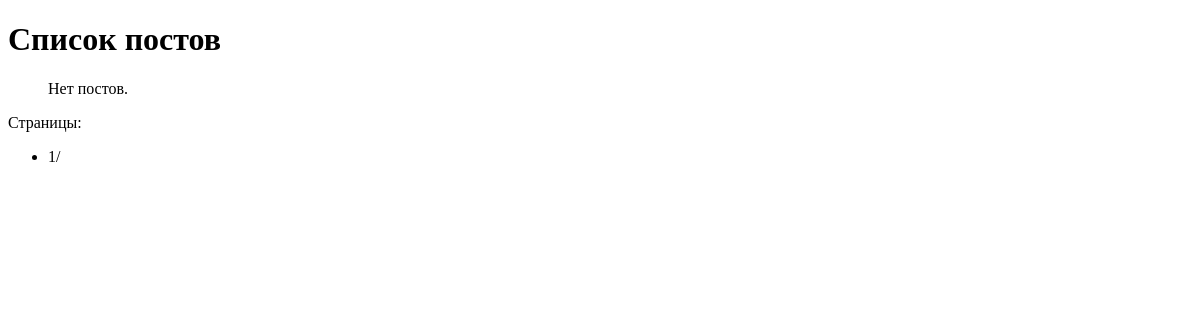
Before: / with the older database file.
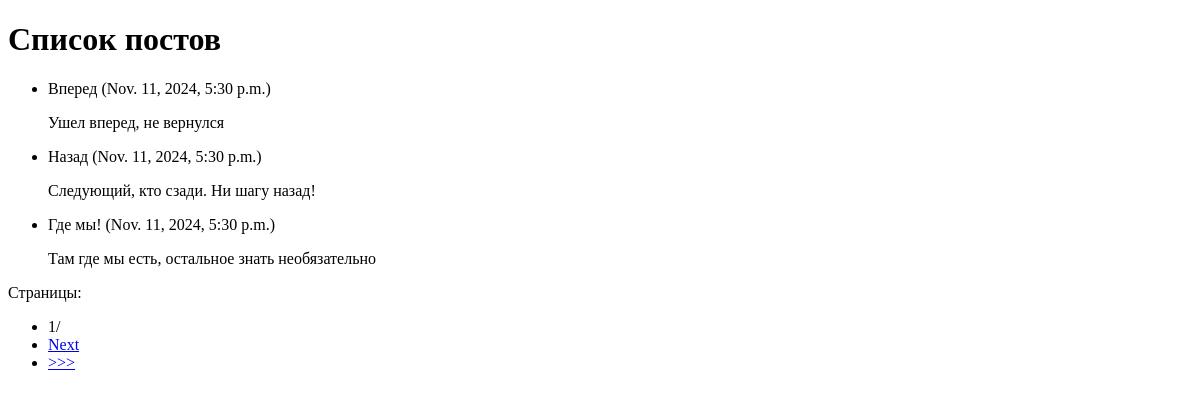
After: the same page with the newer database file.
### paginator/models.py (models this page shows)
class Post(models.Model):
    title = models.CharField(max_length=50)
    content = models.TextField()
    created_at = models.DateTimeField(auto_now_add=True)

### paginator/views.py (the view)
# urls.py: path('', index),
def index(request):
    posts = Post.objects.all()
    paginator = Paginator(posts, 3)
    page_number = request.GET.get('page')
    page_obj = paginator.get_page(page_number)
    return render(request, 'index.html', {'page_posts': page_obj})

### templates/index.html (shortened to what this page needs)
<!DOCTYPE html>
<html lang="en">
<head>
</head>
<body>
{% block content %}
    <h1>Список постов</h1>
    <ul>
        {% for post in page_posts %}
            <li>
                {{ post.title }} ({{ post.created_at }})
                <p>{{ post.content }}</p>
            </li>
        {% empty %}
            <p>Нет постов.</p>
        {% endfor %}
    </ul>
    <div class="pagination">
        <p>Страницы:</p>
        <ul>
            <li>{{ page_posts.number }}/{{ paginator.num_pages }}</li>
            {% if page_posts.has_next %}
                <li><a href="?page={{ page_posts.next_page_number }}">Next</a></li>
                <li><a href="?page={{ paginator.num_pages }}">>>></a></li>
            {% endif %}
        </ul>
    </div>
{% endblock %}
</body>
</html>

Changed rows visible on the page:
added Post: title "Вперед", created_at "Nov. 11, 2024, 5:30 p.m.", content "Ушел вперед, не вернулся"
added Post: title "Назад", created_at "Nov. 11, 2024, 5:30 p.m.", content "Следующий, кто сзади. Ни шагу назад!"
added Post: title "Где мы!", created_at "Nov. 11, 2024, 5:30 p.m.", content "Там где мы есть, остальное знать необязательно"
Other visible differences:
text no longer shown: "Нет постов."
text now shown: "Next >>>"
